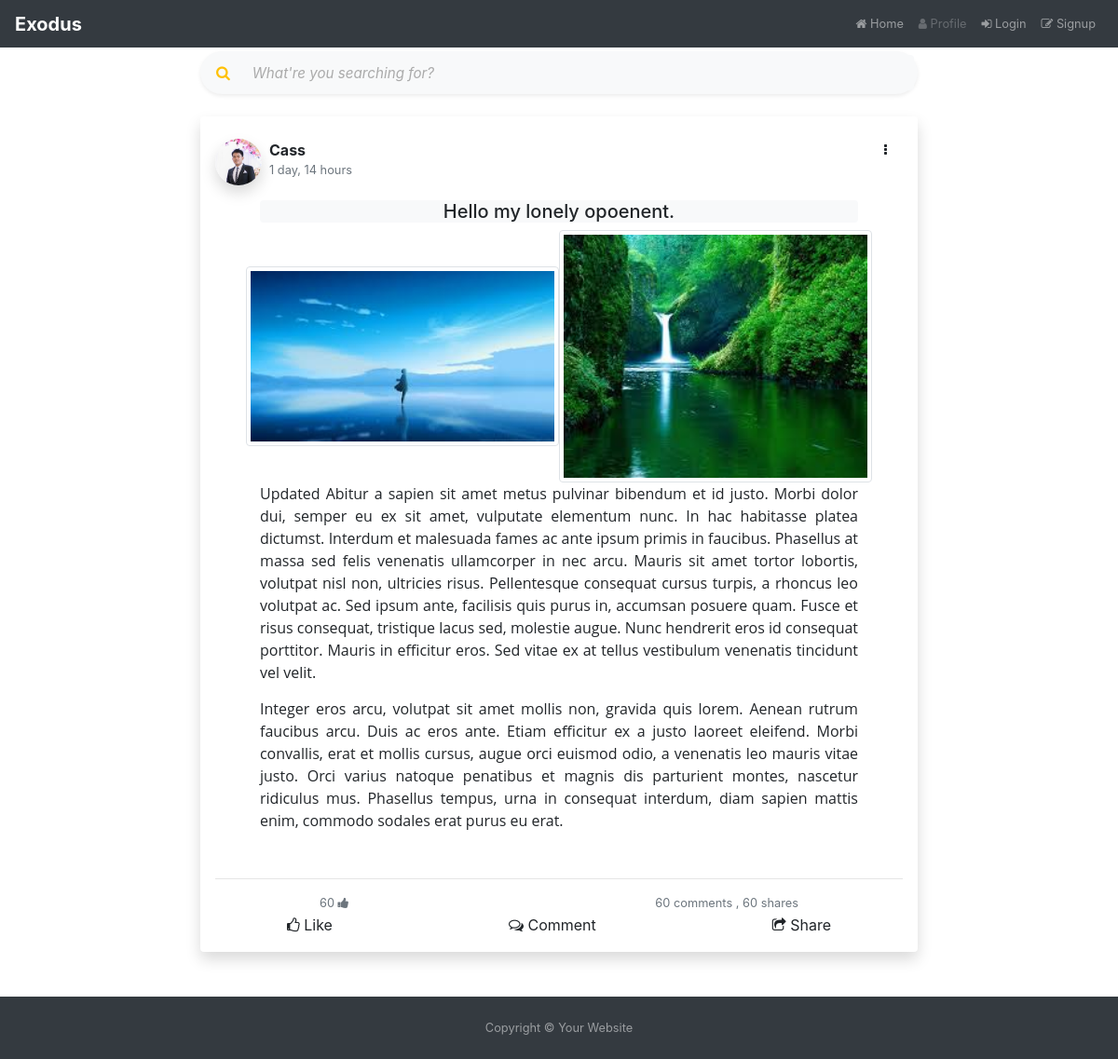
The page /hello-my-lonely-opoenent/ on the database its author committed.
### post/models.py (models this page shows, shortened)
class Post(models.Model):
    author = models.ForeignKey(Profile, on_delete=models.CASCADE)
    title = models.TextField(max_length=1000)
    content = HTMLField('Content')
    featured = models.BooleanField(default=False)
    category = models.ForeignKey(Category, on_delete=models.CASCADE)
    slug = models.SlugField(blank=True, unique=True)
    date_updated = models.DateTimeField(auto_now=True)
    date_created = models.DateTimeField(auto_now_add=True)
    class Meta:
        ordering = ['-date_updated']
    def get_update_url(self):
        return reverse("post-update", kwargs={"slug": self.slug})
    def get_delete_url(self):
        return reverse("post-delete", kwargs={"slug": self.slug})
    @property
    def get_images(self):
        return self.image_set.all()

class Image(models.Model):
    caption = models.CharField(max_length=150, blank=True)
    post = models.ForeignKey(
        Post, on_delete=models.CASCADE)
    thumbnail = models.ImageField(
        blank=True, upload_to=f'post/%Y/%m/')

### user/models.py (models this page shows)
class Profile(models.Model):
    user = models.OneToOneField(User, on_delete=models.CASCADE)
    headshot = models.ImageField(
        default='user/default/headshot.svg', upload_to='user/profile', blank=True)
    def __str__(self):
        return f'{self.user.username}'

### post/views.py (the view)
# urls.py: path('<slug>/', views.PostDetailView.as_view(), name='post-detail'),
class PostDetailView(DetailView):
    queryset = Post.objects.all()
    template_name = 'post/post_detail.html'
    context_object_name = 'post'

### templates/post/post_detail.html
{% extends 'base/base.html' %}
{% block content %}
    {% include 'post/detail_card_post.html' %}
{% endblock content %}

### templates/post/detail_card_post.html (shortened to what this page needs)
  <div class="shadow rounded p-3">
      <div class="d-flex mt-2">
          <img class="rounded-circle shadow" src="{{post.author.headshot.url}}" height="50" alt="{{post.author}} Image">
          <div class="mx-2">
              <div class="font-weight-bold">{{post.author.user.username}}</div>
              <div class="text-muted small">{{post.date_updated|timesince}}</div>
          </div>
          {% include 'post/social_dropdown.html' %}
      </div>
        <div class="mx-5">
            <div class="bg-light rounded">
                <div class="h5 text-center mt-3">{{post.title}}</div>
            </div>
            <div class="row justify-content-between">
                {% for image in post.get_images %}
                <div class="overflow-hider col-sm-6 my-auto mx-auto px-0">
                    <img class="img-fluid rounded inlarge-scale w-100 img-thumbnail" src="{{image.thumbnail.url}}" alt="Post Image">
                </div>
                {% endfor %}
            </div>
            <section class="text-justify">
              {{post.content|safe}}
            </section>
         </div>
         {% include 'post/comment_post.html' %}
  </div>

### rows shown on the page
Post: author.headshot (picture), author.user.username "Cass", date_updated "1 day, 14 hours", title "Hello my lonely opoenent.", content "Updated Abitur a sapien sit amet metus pulvinar bibendum et id justo. Morbi dolor dui, semper eu ex sit amet, vulputate elementum nunc. In hac habitasse platea dictumst. Interdum et malesuada fames ac ante ipsum primis in faucibus. Phasellus at massa sed felis venenatis ullamcorper in nec arcu. Mauris sit amet tortor lobortis, volutpat nisl non, ultricies risus. Pellentesque consequat cursus turpis, a rhoncus leo volutpat ac. Sed ipsum ante, facilisis quis purus in, accumsan posuere quam. Fusce et risus consequat, tristique lacus sed, molestie augue. Nunc hendrerit eros id consequat porttitor. Mauris in efficitur eros. Sed vitae ex at tellus vestibulum venenatis tincidunt vel velit. Integer…"
Image: thumbnail (picture)
Image: thumbnail (picture)
